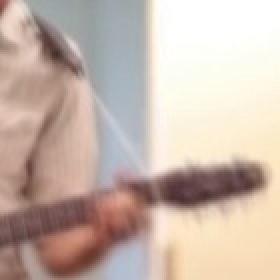
#> input picture imgs/guitar_average_before.jpg, 140 x 140 px (shown 2 times larger)
$ python -i eval.py   (imports and definitions only)
#> lines starting #> are read from the running program, lines starting #| are printed output that depends on the picture
import cv2
import numpy as np
import os
import argparse
import yaml

# [12 lines left out: function get_mask, not called in this run]

"""
Calculates the average pixel RGB value and saves the average image
:param input:   string          video path
:param output:  string          output image path
:return: numpy.ndarray lxwx3
"""
def get_average_image(input_path, output_path):
#> called with input_path = 'imgs/guitar_average_before.jpg', output_path = 'out.png'
    vid = cv2.VideoCapture(input_path)
    success, frame = vid.read()
#> frame is the input picture: shape (140, 140, 3); mean B, G, R 171.8, 182.9, 200.7
    average = np.zeros(frame.shape)
    num_frames = 0
    while success:
        num_frames += 1
        frame = cv2.cvtColor(frame, cv2.COLOR_BGR2RGB) / 255.0
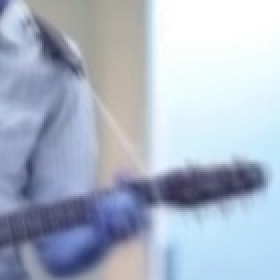
#> frame: shape (140, 140, 3) float64 (shown 2 times larger); mean B, G, R 0.787, 0.717, 0.674
        average += frame.astype(np.float64)
        success, frame = vid.read()
    average = average / num_frames
    path = os.path.join(output_path, input_path.split("/")[-1].split("_")[0] + "_average.jpg")
    cv2.imwrite(output_path, average[:, :, [2,1,0]] * 255.0)
    return average

"""
Returns the mean RGB pixel variances, computed within the green strokes across all frames of the output video
:param input:   string          video path
:param average: numpy.ndarray   float64 array with the average RGB pixel values
:param m:       numpy.ndarray   boolean array where the green strokes are False and everything else is True
:return: number of frames, variance
(1080, 1920, 3)
"""
# [51 lines left out: functions get_variances, main, not called in this run]

# [2 lines not run here, left out]

>>> result = get_average_image('imgs/guitar_average_before.jpg', 'out.png')
